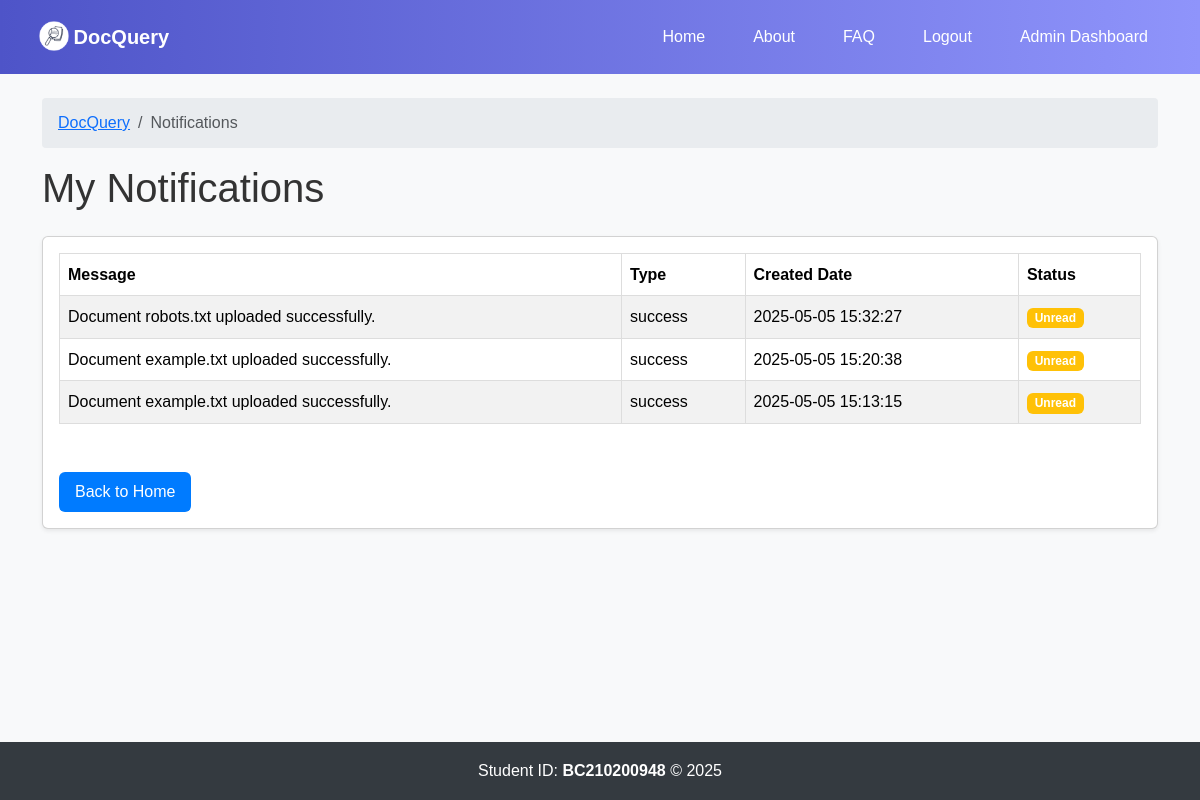
Page /notifications (signed in) on the earlier database version.
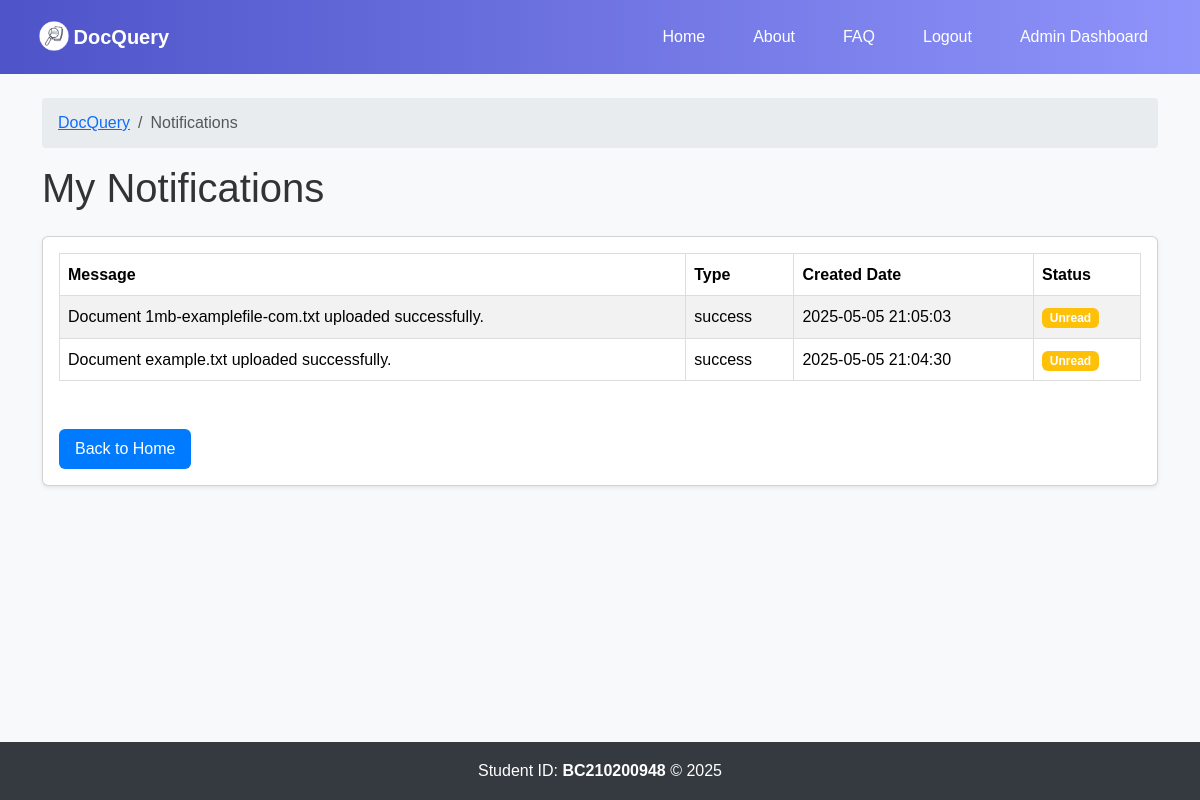
Same page on the later database version.
### tables this page shows
CREATE TABLE Notification (
    id INTEGER PRIMARY KEY AUTOINCREMENT,
    message TEXT NOT NULL,
    type TEXT NOT NULL CHECK(type IN ('success', 'error', 'info')),
    created_date DATETIME DEFAULT CURRENT_TIMESTAMP,
    created_by TEXT NOT NULL DEFAULT 'System',
    updated_date DATETIME DEFAULT CURRENT_TIMESTAMP,
    updated_by TEXT NOT NULL DEFAULT 'System',
    is_deleted BOOLEAN DEFAULT FALSE,
    admin_remarks TEXT
);

### app/routes/main_routes.py (the view)
@main_bp.route('/notifications')
def notifications():
    if 'user_id' not in session:
        flash('Please log in to view notifications.', 'error')
        return redirect(url_for('auth.login'))
    conn = get_db_connection()
    notifications = conn.execute(
        'SELECT n.*, nr.is_read FROM Notification n JOIN NotificationReceiver nr ON n.id = nr.notification_id '
        'WHERE nr.user_id = ? AND n.is_deleted = 0 AND nr.is_deleted = 0 ORDER BY n.created_date DESC',
        (session['user_id'],)
    ).fetchall()
    conn.close()
    return render_template('notifications.html', notifications=notifications)

### app/utils/db.py (called while the page is built)
def get_db_connection():
    conn = sqlite3.connect(current_app.config['DATABASE'])
    conn.row_factory = sqlite3.Row
    return conn

### app/utils/logging.py (called while the page is built)
def log_action(table_name, record_id, action, remarks, error_code=None, request_time=None):
    conn = get_db_connection()
    try:
        conn.execute(
            'INSERT INTO Logs (table_name, record_id, action, system_remarks, error_code, request_time, created_by, updated_by) '
            'VALUES (?, ?, ?, ?, ?, ?, ?, ?)',
            (table_name, record_id, action, remarks, error_code, request_time,
             session.get('email', 'System'), session.get('email', 'System'))
        )
        conn.commit()
    finally:
        conn.close()

### app/templates/notifications.html (shortened to what this page needs)
{% extends 'layout.html' %}
{% block page_heading %}My Notifications{% endblock %}
{% block breadcrumbs %}
    <li class="breadcrumb-item active" aria-current="page">Notifications</li>
{% endblock %}
{% block content %}
<div class="card shadow-sm">
    <div class="card-body">
        {% if notifications %}
            <div class="table-responsive">
                <table class="table table-striped table-hover">
                    <thead>
                        <tr>
                            <th>Message</th>
                            <th>Type</th>
                            <th>Created Date</th>
                            <th>Status</th>
                        </tr>
                    </thead>
                    <tbody>
                        {% for notification in notifications %}
                            <tr>
                                <td>{{ notification.message }}</td>
                                <td>{{ notification.type }}</td>
                                <td>{{ notification.created_date }}</td>
                                <td>
                                    <span class="badge {% if notification.is_read %}bg-success{% else %}bg-warning{% endif %}">
                                        {{ 'Read' if notification.is_read else 'Unread' }}
                                    </span>
                                </td>
                            </tr>
                        {% endfor %}
                    </tbody>
                </table>
            </div>
        {% else %}
            <p class="text-muted">No notifications found.</p>
        {% endif %}
        <a href="{{ url_for('main.home') }}" class="btn btn-primary mt-3">Back to Home</a>
    </div>
</div>
{% endblock %}

### app/templates/layout.html (shortened to what this page needs)
<!DOCTYPE html>
<html lang="en">
  <head>
    <link
      href="https://cdn.jsdelivr.net/npm/bootstrap@5.3.3/dist/css/bootstrap.min.css"
      rel="stylesheet"
    />
    <link
      rel="stylesheet"
      href="{{ url_for('static', filename='css/styles.css') }}"
    />
  </head>
  <body>
    <nav class="navbar navbar-expand-lg navbar-dark">
      <div class="container-fluid">
        <a class="navbar-brand fw-bold" href="{{ url_for('main.home') }}">
          <img
            src="{{ url_for('static', filename='images/favicon.ico') }}"
            alt="DocQuery Logo"
            width="30"
            height="30"
            class="d-inline-block align-text-top"
            style="margin: -5px"
          />
          <span class="ps-1">DocQuery</span>
        </a>
        <div class="collapse navbar-collapse" id="navbarNav">
          <ul class="navbar-nav ms-auto">
            {% if session.get('user_id') %} {% if session.get('is_admin') %}
            <li class="nav-item">
              <a class="nav-link" href="{{ url_for('admin.dashboard') }}"
                >Admin Dashboard</a
              >
            </li>
            {% endif %}
            <li class="nav-item">
              <a class="nav-link" href="{{ url_for('auth.logout') }}">Logout</a>
            </li>
            {% endif %}
            <li class="nav-item">
              <a class="nav-link" href="{{ url_for('main.faq') }}">FAQ</a>
            </li>
            <li class="nav-item">
              <a class="nav-link" href="{{ url_for('main.about') }}">About</a>
            </li>
            <li class="nav-item">
              <a class="nav-link" href="{{ url_for('main.home') }}">Home</a>
            </li>
          </ul>
        </div>
      </div>
    </nav>
    <main class="container py-4">
      <nav aria-label="breadcrumb">
        <ol class="breadcrumb">
          <li class="breadcrumb-item">
            <a href="{{ url_for('main.home') }}">DocQuery</a>
          </li>
           {% block breadcrumbs %}{% endblock %}
        </ol>
      </nav>
      <h1 class="mb-4">{% block page_heading %}{% endblock %}</h1>
      {% block content %}{% endblock %}
    </main>
    <footer>
      <div class="container">
        Student ID: <strong>BC210200948</strong> © {{ current_year or 2025 }}
      </div>
    </footer>
  </body>
</html>

### app/static/css/styles.css (style rules this page uses)
body { font-family: Arial, sans-serif; margin: 0; padding: 0; line-height: 1.6; background: #f8f9fa; color: #212529; min-height: 100vh; display: flex; flex-direction: column; }
main { flex: 1; padding: 2rem; max-width: 1200px; margin: 0 auto; }
.navbar { background: #333; padding: 1rem; }
.navbar-brand, .nav-link { color: white !important; margin: 0 1rem; text-decoration: none; }
h1 { color: #333; }
button, .btn { padding: 0.5rem 1rem; background: #007bff; color: white; border: none; cursor: pointer; }
table { width: 100%; border-collapse: collapse; margin-bottom: 2rem; }
th, td { border: 1px solid #ddd; padding: 0.75rem; text-align: left; }
th { background: #f4f4f4; font-weight: bold; }
.table-responsive { margin-bottom: 1rem; }
footer { background: #343a40; color: white; padding: 1rem 0; text-align: center; }
.breadcrumb { background: #e9ecef; padding: 0.75rem 1rem; border-radius: 0.25rem; margin-bottom: 1rem; }
.navbar-nav { flex-direction: column-reverse; }
@media (min-width: 992px) { .navbar-expand-lg .navbar-nav { flex-direction: row-reverse; } }

### app/templates/layout.html (style rules this page uses)
body { background: #f8f9fa; color: #212529; min-height: 100vh; display: flex; flex-direction: column; }
main { flex: 1; }
.navbar { background: linear-gradient(to right, #4e54c8, #8f94fb); }
.navbar-brand, .nav-link { color: white !important; font-weight: 500; }
footer { background: #343a40; color: white; padding: 1rem 0; text-align: center; }
.breadcrumb { background: #e9ecef; padding: 0.75rem 1rem; border-radius: 0.25rem; margin-bottom: 1rem; }

Differences in the rows shown:
removed Notification: message "Document robots.txt uploaded successfully.", type "success", created_date "2025-05-05 15:32:27", is_read "Unread"
changed Notification: message "Document example.txt uploaded successfully." → "Document 1mb-examplefile-com.txt uploaded successfully."; created_date "2025-05-05 15:20:38" → "2025-05-05 21:05:03"
changed Notification "Document example.txt uploaded successfully.": created_date "2025-05-05 15:13:15" → "2025-05-05 21:04:30"
